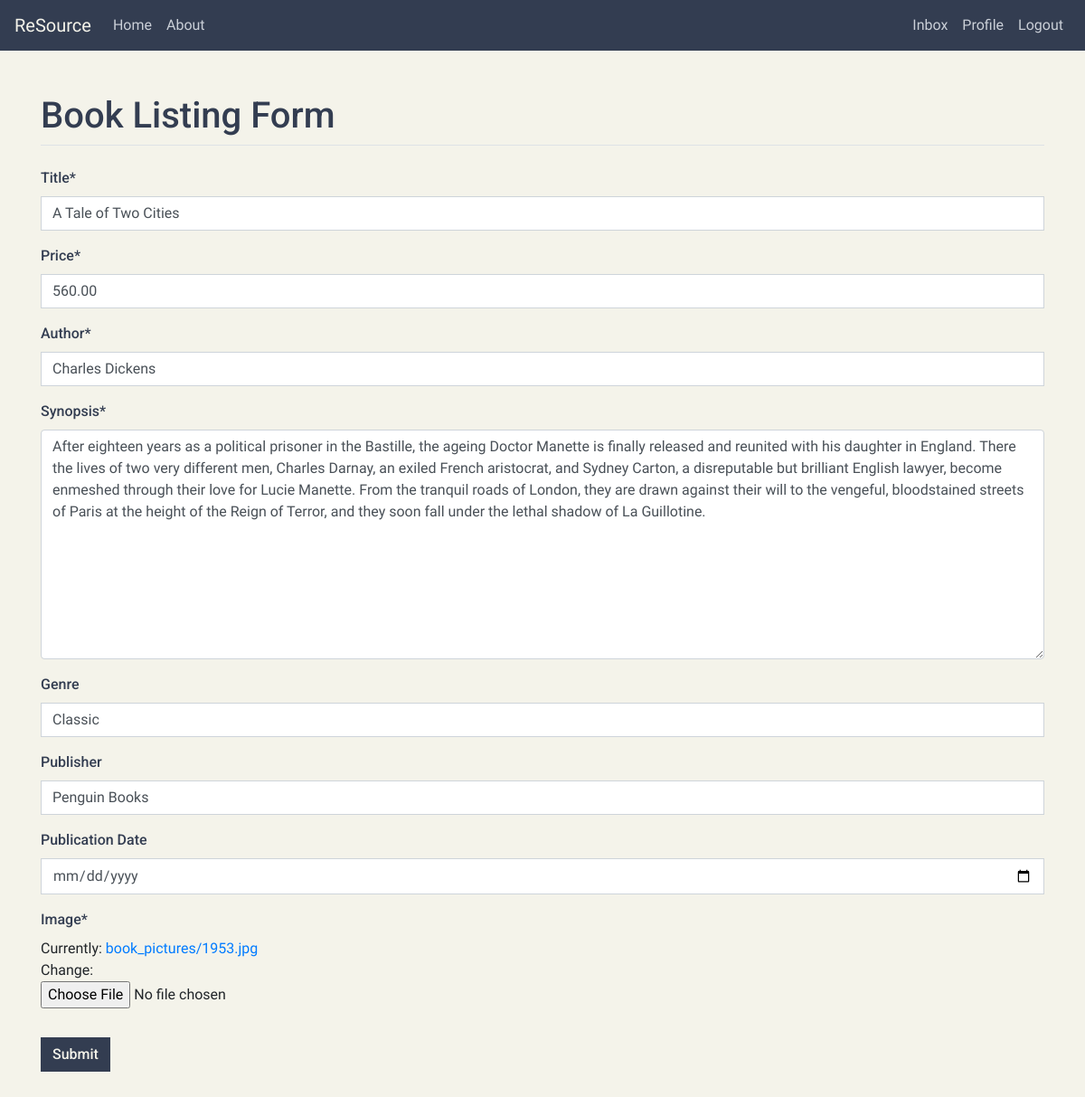
The app's page /book/7/update/ (signed in), older data.
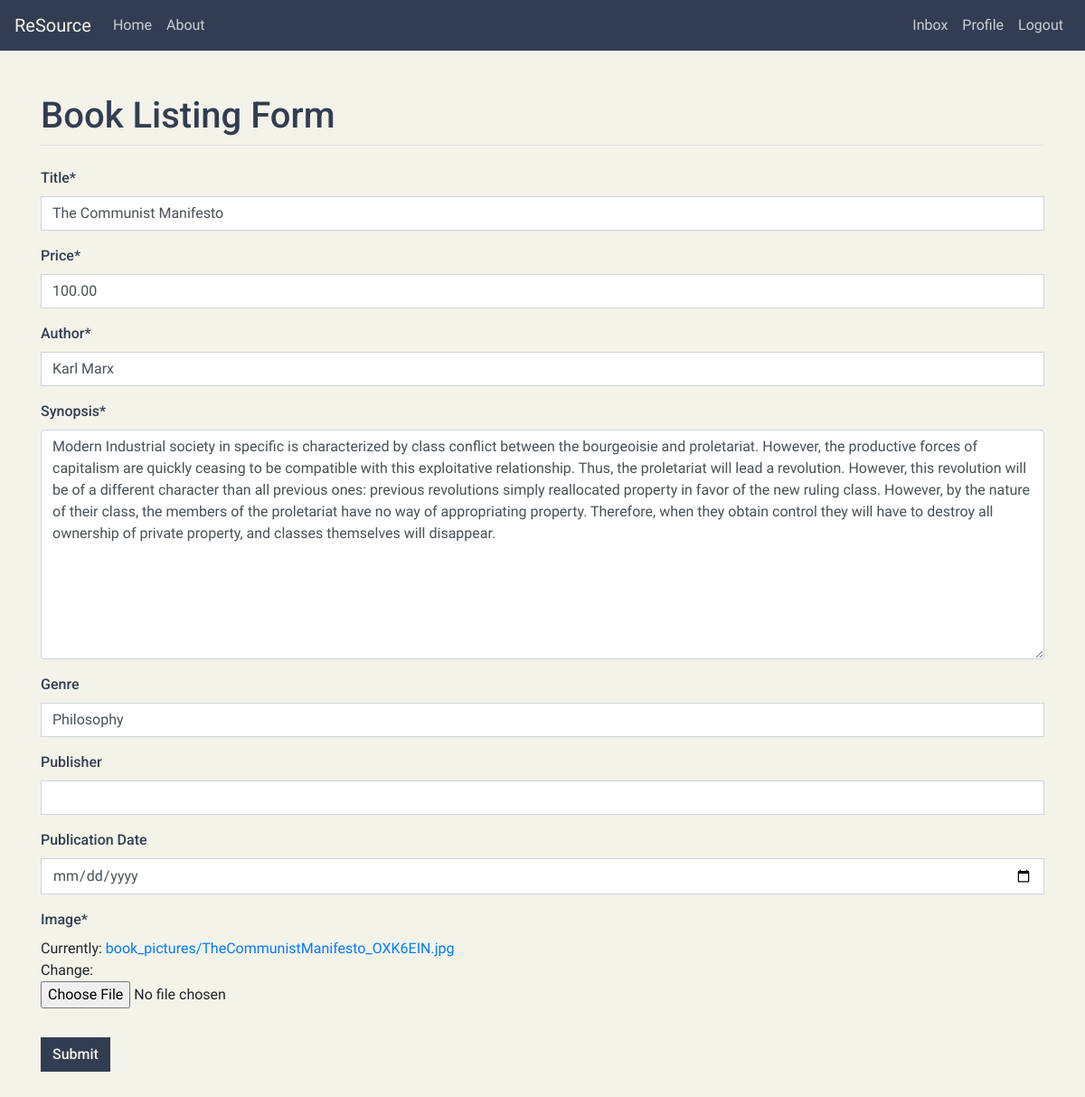
The same page, newer data.
### shop/models.py (models this page shows)
class Book(models.Model):
	title = models.CharField(max_length=255)
	price = models.DecimalField(max_digits=8,decimal_places=2, validators=[MinValueValidator(0)])
	author = models.CharField(max_length=255)
	synopsis = models.TextField()
	genre = models.CharField(max_length=255, blank=True)
	publisher = models.CharField(max_length=255, blank=True)
	publicationDate = models.DateField(null=True, blank=True, verbose_name='Publication Date')
	image = models.ImageField(upload_to="book_pictures")
	timestamp = models.DateTimeField(default=timezone.now)
	seller = models.ForeignKey(User, on_delete=models.CASCADE)
	"""

	__str__ method (Created on 0/21/20) - This creates a more readable string representation of the object.
	It takes in the instance of the class itself and returns the title of the book.

	"""
	def __str__(self):
		return self.title
	"""

	get_absolute_url method (Created on 0/21/20) - It tell Django how to calculate the canonical URL for an object.
	It takes in the instance of the class itself return a string that can be used to refer to the object over HTTP.

	"""
	def get_absolute_url(self):
		return reverse('book-detail',kwargs={'pk': self.pk})

### shop/views.py (the view)
# urls.py: path('book/<int:pk>/update/', BookUpdateView.as_view(), name='book-update'),
class BookUpdateView(LoginRequiredMixin, UserPassesTestMixin, UpdateView):
	model = Book
	form_class = BookCreateForm
	"""

	form_valid method (Created on 1/22/20) -  Re: form_valid method in BookCreateView

	"""
	def form_valid(self,form):
		form.instance.seller = self.request.user
		return super().form_valid(form)
	"""

	test_func method (Created on 1/22/20) -  This method checks if the seller associated with
	a particular listing is the current logged-in user themself. It returns a boolean value of
	either True or False.

	"""
	def test_func(self):
		book = self.get_object()
		if self.request.user == book.seller:
			return True
		return False

### shop/forms.py
class BookCreateForm(forms.ModelForm):
	class Meta:
		model = Book
		fields = ['title','price','author','synopsis','genre','publisher','publicationDate','image']
		widgets = {
			'publicationDate': forms.TextInput(attrs={'type':'date'}),
		}

### shop/templates/shop/book_form.html (shortened to what this page needs)
{% extends "shop/base.html" %}
{% load crispy_forms_tags %}
{% block content %}
<div class="container my-5" id="book-form-container">
	<form method="POST"  enctype='multipart/form-data' novalidate>
		<fieldset class="form-group">
			<legend class="border-bottom mb-4" id="book-form-title"><h1>Book Listing Form</h1></legend>
			{{ form|crispy }}
		</fieldset>
		<div class="form-group">
			<button class="btn btn-info" type="submit"> Submit </button>
		</div>
	</form>
</div>
{% endblock content %}

Row changes from the older to the newer data that the page shows:
changed Book: title "A Tale of Two Cities" → "The Communist Manifesto"; price "560.00" → "100.00"; author "Charles Dickens" → "Karl Marx"; synopsis "After eighteen years as a political prisoner in the Bastille, the ageing Doctor Manette is finally released and reunited with his daughter in England. There the lives of two very different men, Charles Darnay, an exiled French aristocrat, and Sydney Carton, a disreputable but brilliant English lawyer, become enmeshed through their love for Lucie Manette. From the tranquil roads of London, they are drawn against their will to the vengeful, bloodstained streets of Paris at the height of the Reign of Terror, and they soon fall under the lethal shadow of La Guillotine." → "Modern Industrial society in specific is characterized by class conflict between the bourgeoisie and proletariat. However, the productive forces of capitalism are quickly ceasing to be compatible with this exploitative relationship. Thus, the proletariat will lead a revolution. However, this revolution will be of a different character than all previous ones: previous revolutions simply reallocated property in favor of the new ruling class. However, by the nature of their class, the members of the proletariat have no way of appropriating property. Therefore, when they obtain control they will have to destroy all ownership of private property, and classes themselves will disappear."; genre "Classic" → "Philosophy"; publisher "Penguin Books" → (not shown)
Text that changed along with them:
text no longer shown: "Title * Price * Author * Synopsis * Genre Publisher Publication Date Image * Currently: book_pictures/1953.jpg Change:"
text now shown: "Title * Price * Author * Synopsis * Genre Publisher Publication Date Image * Currently: book_pictures/TheCommunistManifesto_OXK6EIN.jpg Change:"
